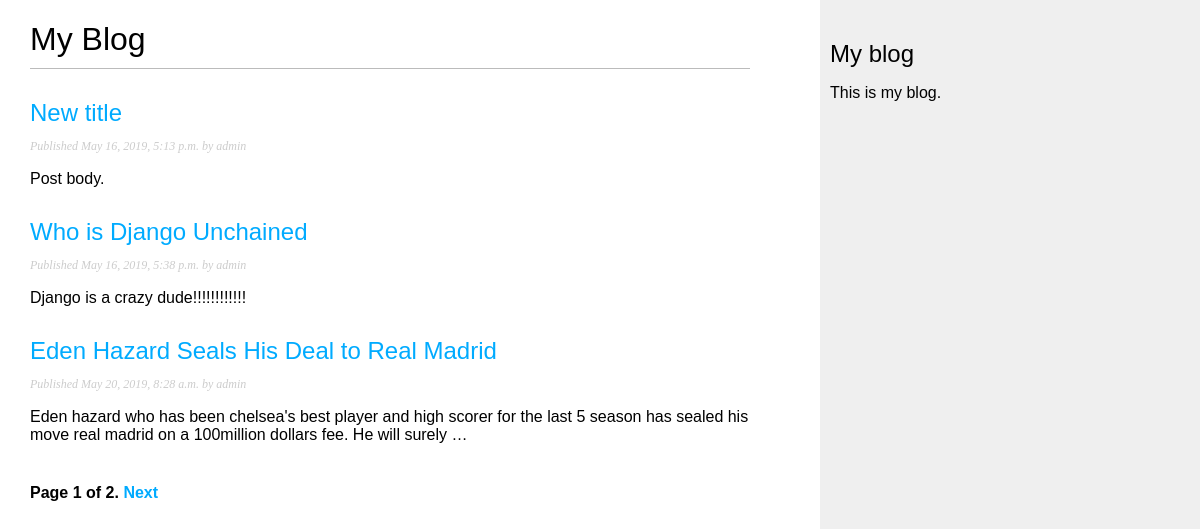
Screenshot of /blog/ with the database file from the repository.
### blog/models.py (models this page shows)
class Post(models.Model):
    STATUS_CHOICES = (
        ('draft', 'Draft'),
        ('published', 'Published'),
    )
    title = models.CharField(max_length=250)
    slug = models.SlugField(max_length=250, unique_for_date='publish')
    author = models.ForeignKey(User, on_delete=models.CASCADE, related_name='blog_posts')
    body = models.TextField()
    publish = models.DateTimeField(default=timezone.now)
    created = models.DateTimeField(auto_now_add=True)
    updated = models.DateTimeField(auto_now=True)
    status = models.CharField(max_length=10, choices=STATUS_CHOICES, default='draft')
    objects = models.Manager()  # The default manager.
    published = PublishedManager()  # Our custom manager
    def get_absolute_url(self):
        return reverse('blog:post_detail',
                       args=[self.publish.year,
                             self.publish.month,
                             self.publish.day,
                             self.slug])

### blog/views.py (the view)
# urls.py: path('', views.PostListView.as_view(), name='post_list'),
class PostListView(ListView):
    queryset = Post.published.all()
    context_object_name = 'posts'
    paginate_by = 3
    template_name = 'blog/post/list.html'

### blog/templates/blog/post/list.html (shortened to what this page needs)
{% extends "blog/base.html" %}
{% block content %}
        <h1>My Blog</h1>
        {% for post in posts %}
        <h2>
            <a href="{{ post.get_absolute_url }}">
            {{ post.title }}
            </a>
        </h2>
        <p class="date">
            Published {{ post.publish }} by {{ post.author }}
        </p>
        {{ post.body|truncatewords:30|linebreaks }}
        {% endfor %}
    {% include "pagination.html" with page=page_obj %}
{% endblock %}

### blog/templates/blog/base.html (shortened to what this page needs)
{% load static %}
<html>
<head>
<link href='{% static "css/blog.css" %}' rel="stylesheet">
</head>
<body>
<div id="content">
{% block content %}
{% endblock %}
</div>
<div id="sidebar">
<h2>My blog</h2>
<p>This is my blog.</p>
</div>
</body>
</html>

### blog/templates/pagination.html (shortened to what this page needs)
<div class="pagination">
  <span class="step-links">
    <span class="current">
      Page {{ page.number }} of {{ page.paginator.num_pages }}.
    </span>
      {% if page.has_next %}
        <a href="?page={{ page.next_page_number }}">Next</a>
      {% endif %}
  </span>
</div>

### blog/static/css/blog.css (style rules this page uses)
body { margin:0; padding:0; font-family:helvetica, sans-serif; }
a { color:#00abff; text-decoration:none; }
h1 { font-weight:normal; border-bottom:1px solid #bbb; padding:0 0 10px 0; }
h2 { font-weight:normal; margin:30px 0 0; }
#content { float:left; width:60%; padding:0 0 0 30px; }
#sidebar { float:right; width:30%; padding:10px; background:#efefef; height:100%; }
p.date { color:#ccc; font-family: georgia, serif; font-size: 12px; font-style: italic; }
.pagination { margin:40px 0; font-weight:bold; }

### rows the page displays
Post: title "New title", publish "May 16, 2019, 5:13 p.m.", author "admin", body "Post body."
Post: title "Who is Django Unchained", publish "May 16, 2019, 5:38 p.m.", author "admin", body "Django is a crazy dude!!!!!!!!!!!!"
Post: title "Eden Hazard Seals His Deal to Real Madrid", publish "May 20, 2019, 8:28 a.m.", author "admin", body "Eden hazard who has been chelsea's best player and high scorer for the last 5 season has sealed his move real madrid on a 100million dollars fee. He will surely …"

### other values shown
{{ page.number }} "1"
{{ page.paginator.num_pages }} "2"
